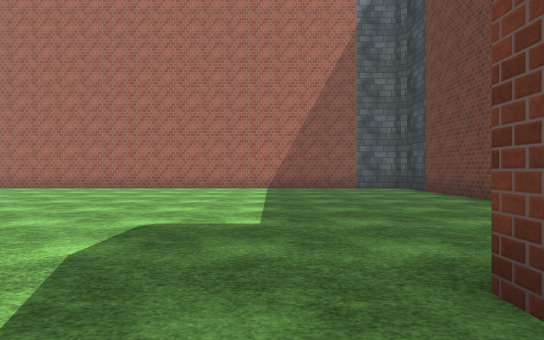
[1] (above)

24 first-person views from a walk through a 3-D level made in the Unity game engine. The camera is 1.2 m above the floor, looks level and sees 80° across. The floor is counted in squares, 2 m on a side. Each view is taken from the middle of a square. On the plan, view 1 faces up. The plan holds only what a view shows up to about 10 squares ahead; the rest is blank. The place goes on beyond the plan. Some animated figures are not drawn. Surface patterns are stand-ins for the level's own textures.

[2]
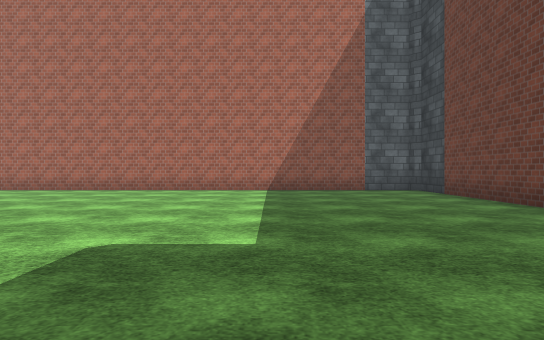

[3]
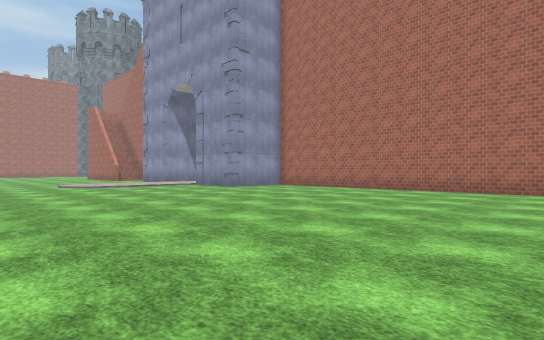

[4]
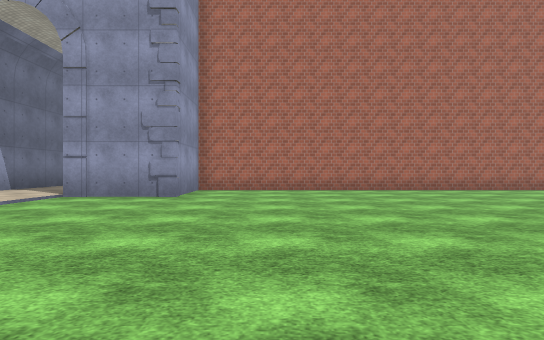

[5]
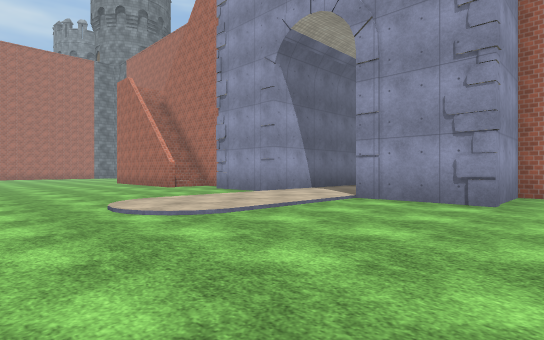

[6]
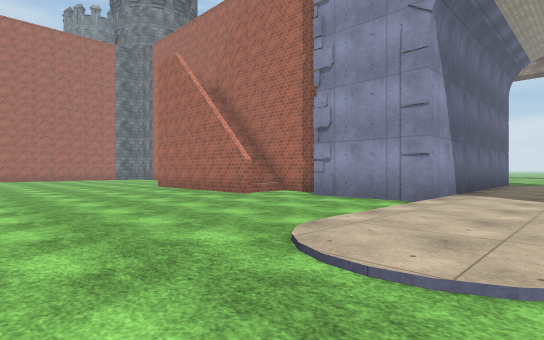

[7]
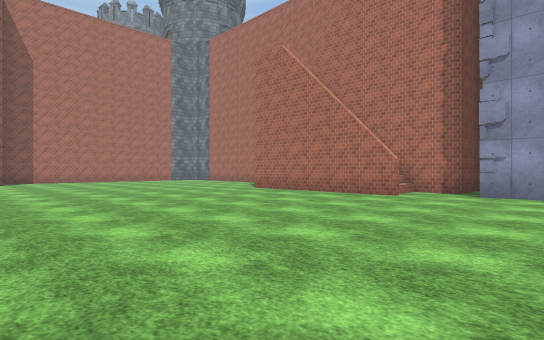

[8]
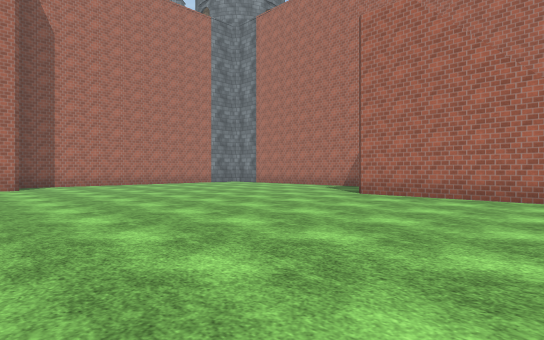

[9]
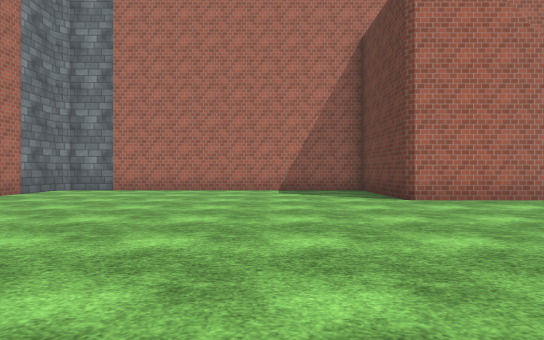

[10]
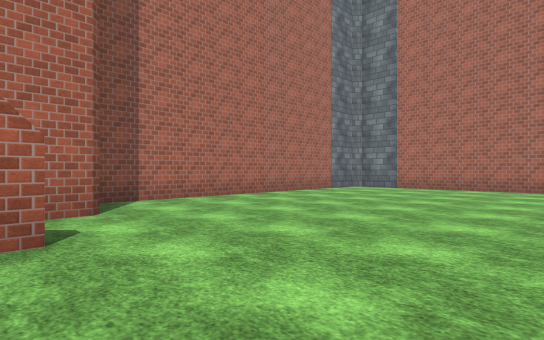

[11]
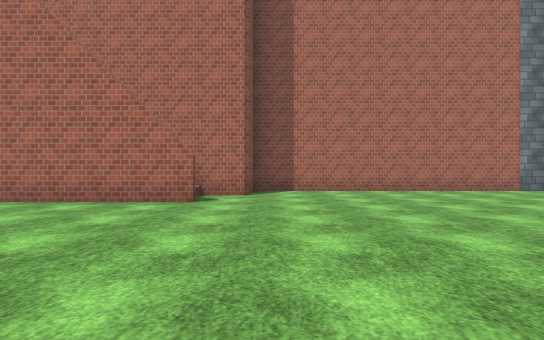

[12]
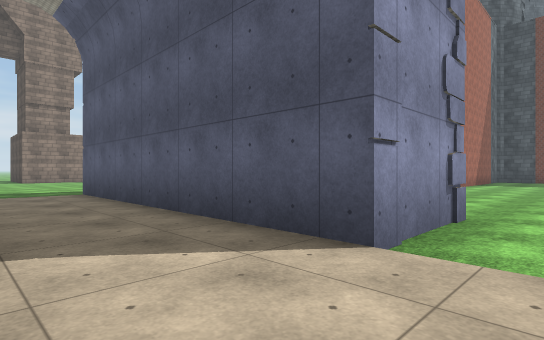

[13]
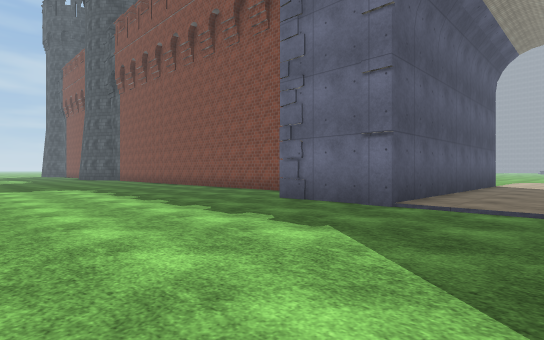

[14]
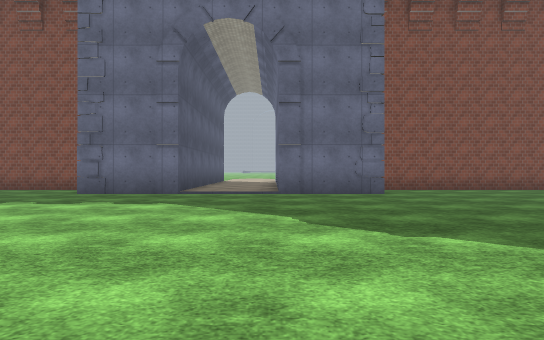

[15]
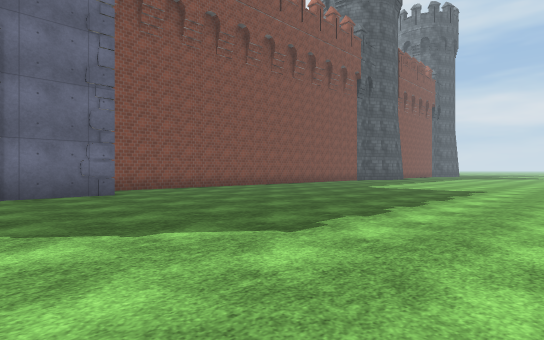

[16]
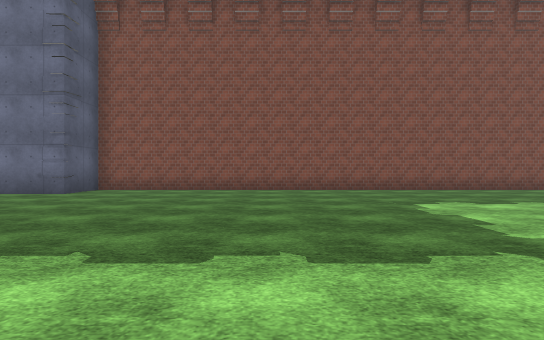

[17]
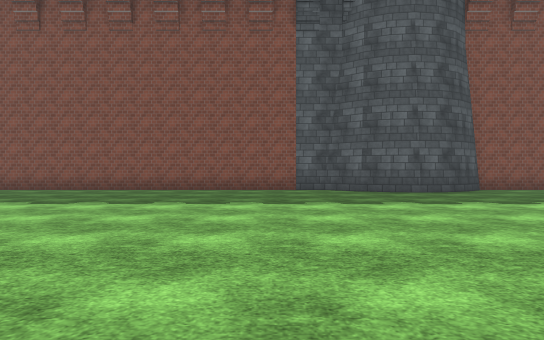

[18]
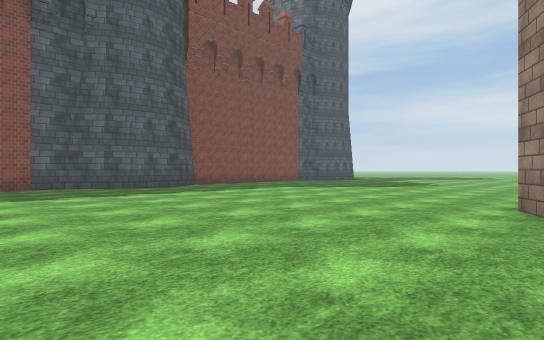

[19]
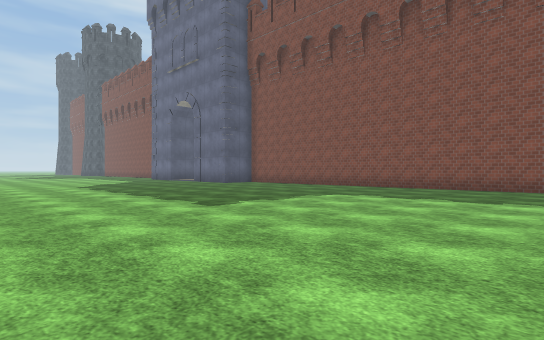

[20]
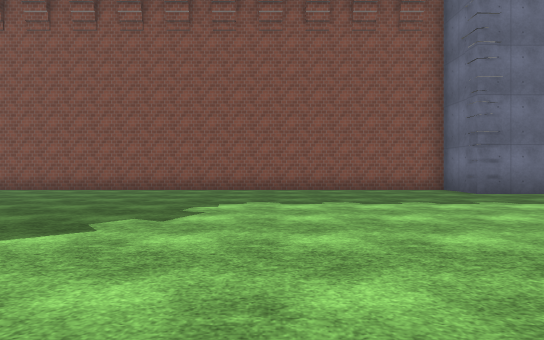

[21]
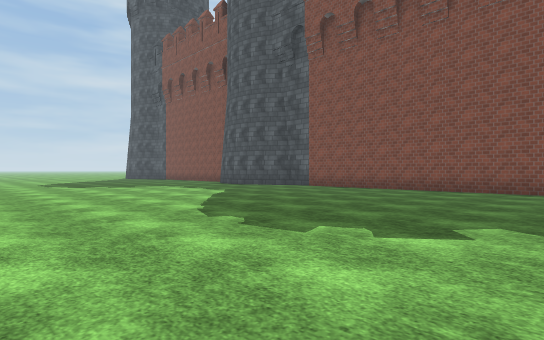

[22]
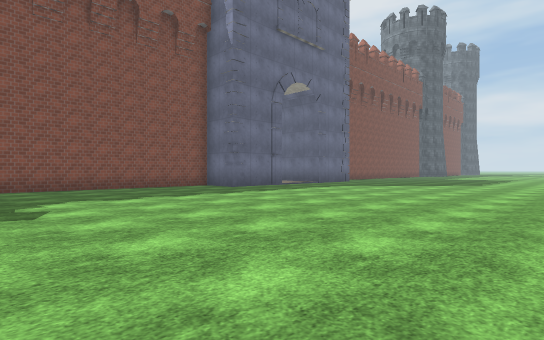

[23]
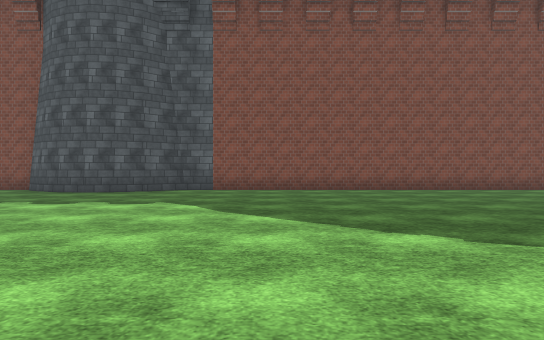

[24]
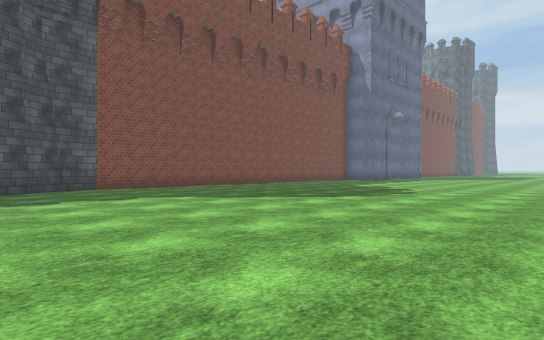

### Floor plan
Key: @ floor where view 1 was taken; # wall or solid block; . floor; / step, stairs or slope; O other object.
Columns run from 40 left of view 1 to 6 right of it. Each row starts with its distance up from view 1.
 26    ##.....
 25 ...............                ......    ......
 24 ...............................................
 23 ...............................................
 22 ...............................................
 21 ...............................................
 20  ..............................................
 19   ............................................
 18    ............................................
 17   .............................................
 16  .....................##...##..................
 15  ..###................###..###...............##
 14 #### ################## #..###################
 13                         #..#
 12                         #..#
 11       ##########    ##  #..##################
 10       .........#    #.  #..###...............O
  9      #.........#  ###.###..###...............#
  8      #.........#####.........................#
  7      #.......................................#
  6      #.......................................#
  5      #.......................................
  4      #......................................
  3      #.....................................
  2      ##..................................#
  1       ##................       . ........#
  0        #/#..............                @
 -1        # #...
 -2        # #..
 -3        # #

Where each view was taken, in squares from view 1:
view 1: 0 up, 0 right, facing up
view 2: 1 up, 0 right, facing up
view 3: 1 up, 2 left, facing up-left
view 4: 1 up, 9 left, facing up
view 5: 2 up, 10 left, facing up-left
view 6: 2 up, 14 left, facing up-left
view 7: 0 up, 17 left, facing up-left
view 8: 0 up, 21 left, facing up-left
view 9: 1 up, 28 left, facing up
view 10: 0 up, 28 left, facing up-left
view 11: 2 up, 25 left, facing left
view 12: 7 up, 16 left, facing up-right
view 13: 21 up, 16 left, facing down-right
view 14: 24 up, 16 left, facing down
view 15: 24 up, 16 left, facing down-left
view 16: 24 up, 24 left, facing down
view 17: 24 up, 32 left, facing down
view 18: 26 up, 31 left, facing down-left
view 19: 25 up, 31 left, facing down-right
view 20: 24 up, 6 left, facing down
view 21: 24 up, 5 left, facing down-right
view 22: 25 up, 4 left, facing down-left
view 23: 24 up, 1 right, facing down
view 24: 25 up, 6 right, facing down-left
